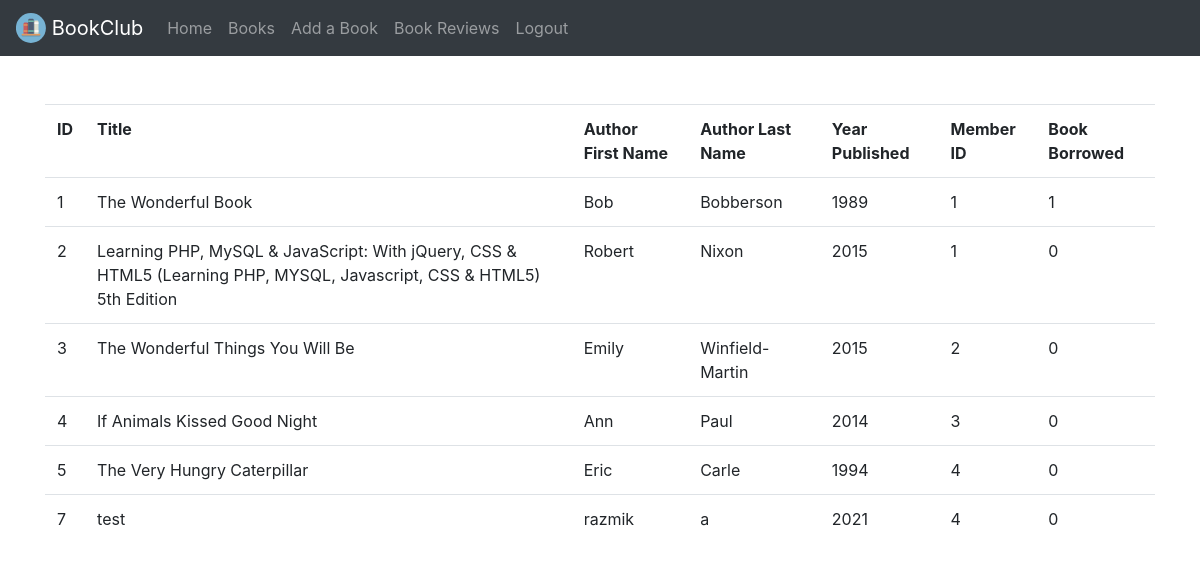
The page /listBooks.php (signed in) on the database its author committed.
### tables this page shows
CREATE TABLE `books` (
  `bookID` int(11) NOT NULL,
  `bookTitle` varchar(128) DEFAULT NULL,
  `authorFirstname` varchar(20) DEFAULT NULL,
  `authorLastname` varchar(45) DEFAULT NULL,
  `publishedYear` int(11) DEFAULT NULL,
  `Members_memberID` int(11) NOT NULL,
  `bookBorrowed` tinyint(4) DEFAULT NULL,
  `bookCoverImage` varchar(64) DEFAULT NULL
);

### listBooks.php (called while the page is built, shortened)
<?php
include_once "Books_model.php";
$booksModel = new Books();
$bookslist = $booksModel->getAllBooks();
include "listBooks_view.php";
?>

### Books_model.php (called while the page is built)
<?php
    class Books{
        public function getAllBooks() {
            require_once "config.php";
        	$sql = "SELECT * FROM Books";
            $stmt = $pdo->prepare($sql);
            $stmt->execute();
            $result = $stmt->fetchAll(PDO::FETCH_ASSOC);
            return $result;
        }
    }
?>

### listBooks_view.php (the view, shortened to what this page needs)
<!DOCTYPE html>
<html>
  <head>
    <link rel="stylesheet" href="https://maxcdn.bootstrapcdn.com/bootstrap/4.0.0/css/bootstrap.min.css">
  </head>
  <body>
    <nav class="navbar navbar-expand-lg navbar-dark bg-dark">
      <a class="navbar-brand" href="#">
          <img src="./images/books.svg" width="30" height="30" class="d-inline-block align-top" alt="">
          BookClub
      </a>
        <div class="collapse navbar-collapse" id="navbarNavAltMarkup">
          <div class="navbar-nav">
              <a class="nav-item nav-link" href="welcome.php">Home <span class="sr-only">(current)</span></a>
                  <a class="nav-link" href="listBooks.php">Books</a>
                  <a class="nav-link" href="addBook.php">Add a Book</a>
                  <a class="nav-link" href="#">Book Reviews</a>
                  <a class="nav-link" href="logout.php">Logout</a>
          </div>
        </div>
    </nav>
    <div class="container mt-5">
      <table class="table">
        <th style="text-align:left">ID</th>
        <th style="text-align:left">Title</th>
        <th style="text-align:left">Author First Name</th>
        <th style="text-align:left">Author Last Name</th>
        <th style="text-align:left">Year Published</th>
        <th style="text-align:left">Member ID</th>
        <th style="text-align:left">Book Borrowed</th>
        <?php
          foreach ($bookslist as $book) {
            print <<<_CAT
              <tr><td>$book[bookID]</td>
              <td>$book[bookTitle]</td>
              <td>$book[authorFirstname]</td>
              <td>$book[authorLastname]</td>
              <td>$book[publishedYear]</td>
              <td>$book[Members_memberID]</td>
              <td>$book[bookBorrowed]</td></tr>
            _CAT;
          }
        ?>
      </table>
    </div>
  </body>
</html>

### rows shown on the page
books: bookID "1", bookTitle "The Wonderful Book", authorFirstname "Bob", authorLastname "Bobberson", publishedYear "1989", Members_memberID "1", bookBorrowed "1"
books: bookID "2", bookTitle "Learning PHP, MySQL & JavaScript: With jQuery, CSS & HTML5 (Learning PHP, MYSQL, Javascript, CSS & HTML5) 5th Edition", authorFirstname "Robert", authorLastname "Nixon", publishedYear "2015", Members_memberID "1", bookBorrowed "0"
books: bookID "3", bookTitle "The Wonderful Things You Will Be", authorFirstname "Emily", authorLastname "Winfield-Martin", publishedYear "2015", Members_memberID "2", bookBorrowed "0"
books: bookID "4", bookTitle "If Animals Kissed Good Night", authorFirstname "Ann", authorLastname "Paul", publishedYear "2014", Members_memberID "3", bookBorrowed "0"
books: bookID "5", bookTitle "The Very Hungry Caterpillar", authorFirstname "Eric", authorLastname "Carle", publishedYear "1994", Members_memberID "4", bookBorrowed "0"
books: bookID "7", bookTitle "test", authorFirstname "razmik", authorLastname "a", publishedYear "2021", Members_memberID "4", bookBorrowed "0"
